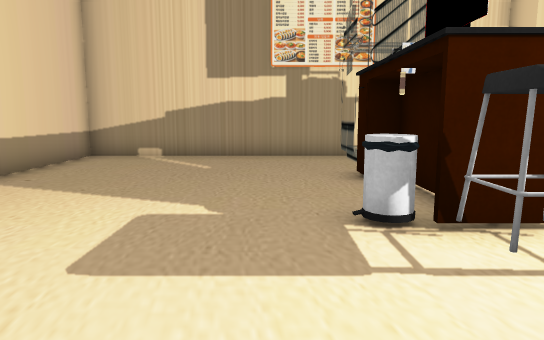
[1] (above)

12 first-person views from a walk through a Unity game level. The camera is 1.2 m above the floor, tilts 8° down and sees 70° across. The floor is counted in squares, 1 m on a side. Each view is taken from the middle of a square. On the plan, view 1 faces up. The plan holds only what a view shows up to about 15 squares ahead; the rest is blank. The player character is not drawn. Door leaves are left out, so doorways stand open.

[2]
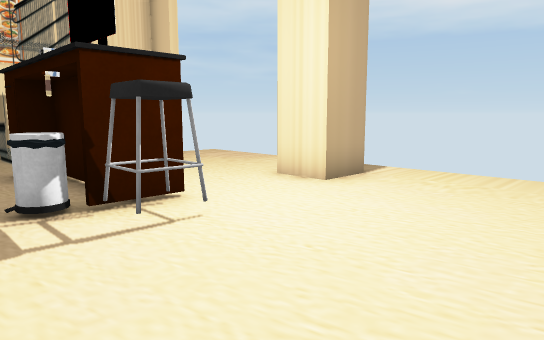

[3]
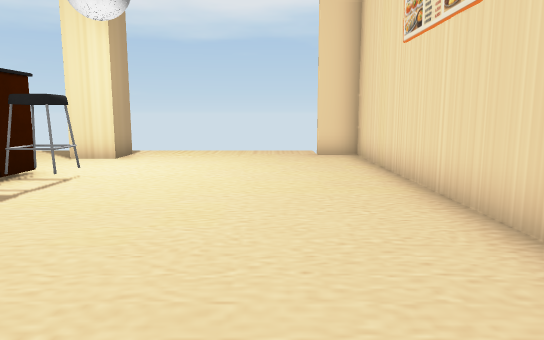

[4]
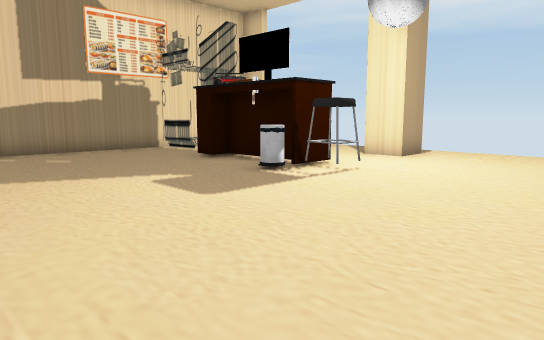

[5]
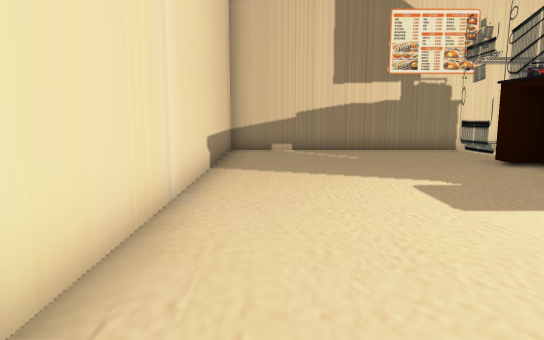

[6]
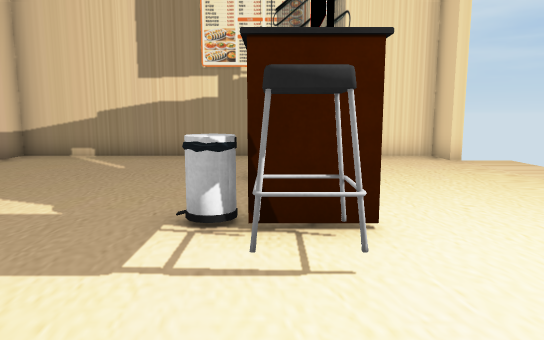

[7]
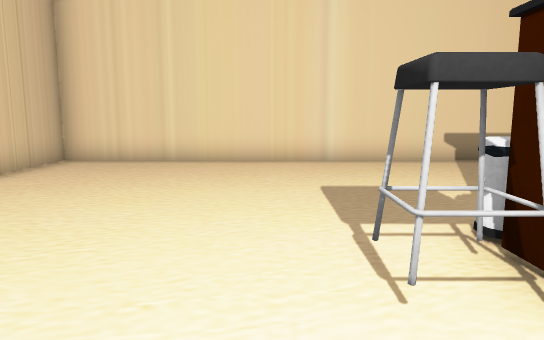

[8]
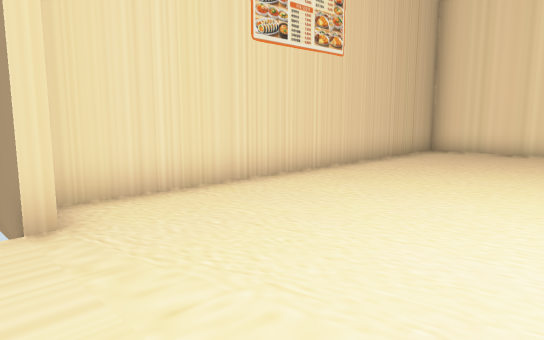

[9]
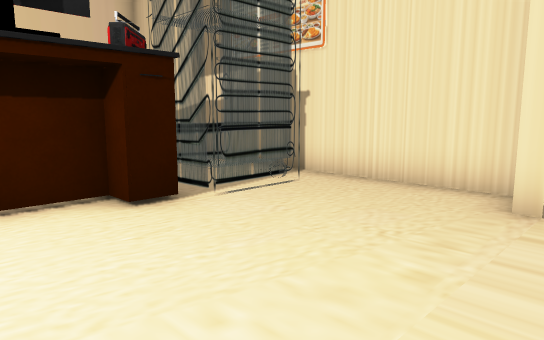

[10]
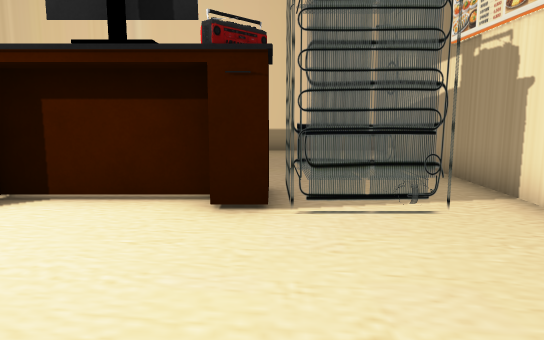

[11]
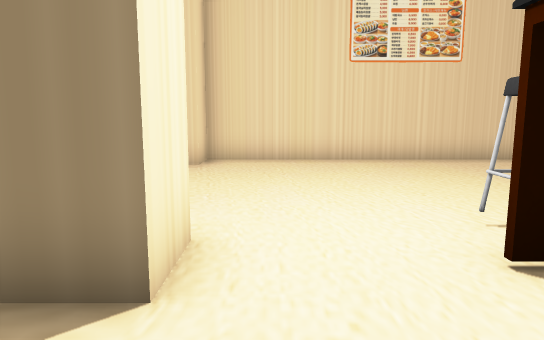

[12]
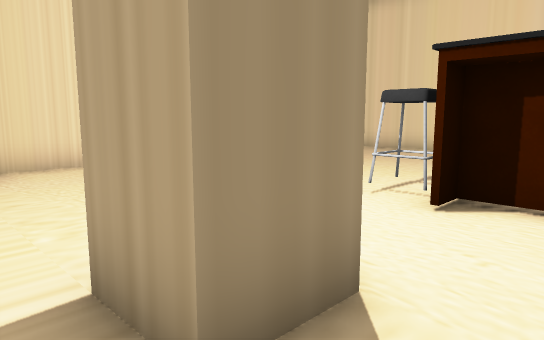

### Floor plan
Key: @ floor where view 1 was taken; # wall or solid block; . floor; D open door; = window, fence, low wall or low ledge; O other object.
Columns run from 6 left of view 1 to 8 right of it. Each row starts with its distance up from view 1.
 12 ##############
 11 #............#
 10 #.......==O..D.
  9 #.......=OO..D.
  8 #.......O#...D.
  7 #.......OO...D.
  6 #.......#....D.
  5 #.......O...#D.
  4 #......=OO..##.
  3 #.......OO..#D.
  2 #............D.
  1 #............D.
  0 #.....@......D.
 -1 #............D.
 -2 #............D.
 -3 #............#
 -4 ##############

Positions as (right, up) in squares from view 1, and headings:
1: (0, 0), facing up
2: (0, -1), facing up-right
3: (-5, -1), facing right
4: (-5, -2), facing up-right
5: (-4, -2), facing up
6: (2, 0), facing up
7: (5, 2), facing left
8: (8, 2), facing down-left
9: (8, 5), facing up-left
10: (8, 8), facing left
11: (5, 7), facing down
12: (8, 6), facing down-left
